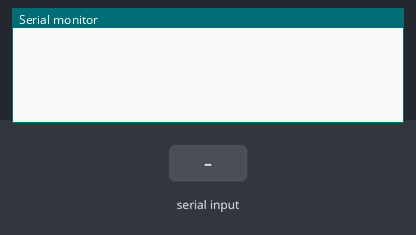
This sketch was run on a simulated Arduino Uno, built with avr-gcc and run on an emulated ATmega328P. Shown: the last lines printed to the serial monitor. The inputs (shaded band) are chosen by the test bench.

Above: at 1.2 s.
1.3 s: byte 30 received over Serial
At 2.5 s:
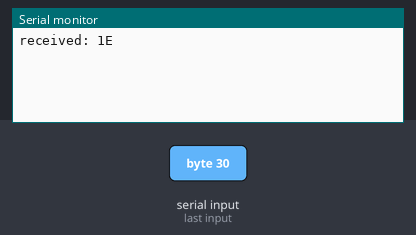
2.8 s: byte 90 received over Serial
At 4.0 s:
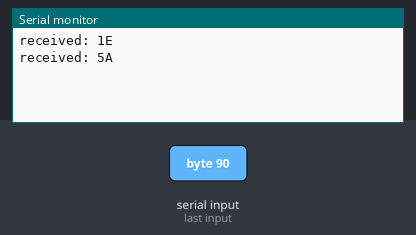
4.3 s: byte 120 received over Serial
At 5.1 s:
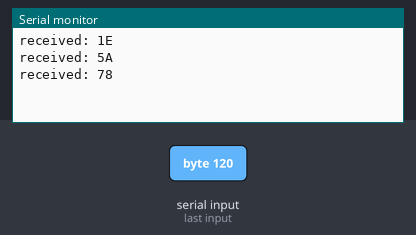

Measured:
- after the input at 1.3 s, the serial monitor: prints a new line at once (image 1)
- after the input at 2.8 s, the serial monitor: prints a new line at once (image 2)
- after the input at 4.3 s, the serial monitor: prints a new line at once (image 3)

The sketch:

TEDMTU.ino
```cpp
int INFILE ();
int processPacket;
int buf =0;
void setup() {
  Serial.begin(1200);
        //HWSERIAL.begin(2400);
}

void loop() {

  {
  if (Serial.available() > 0) {
 int INFILE = Serial.read();
    Serial.print("received: ");
    Serial.println(INFILE, HEX);

  }
 // }
/*int buf 0;

int started = 0;
//int sub processPacket();
int INFILE ();
while (read(INFILE, buf, 1)) {
   int d = ord(buf) ^ 0xff;
  if (d == 0x55 && started == 0) {
    started = 1;
    int a = 0;
  }
  if (started == 1) {
    int data[a] = d;
     int sum += data[a];
   // # printf("0x%02X ", $data[$a]);
    a++;
    if (a >= 11) {
      sum -= data[9];
      sum &= 0xff;
      if (sum == 0) { processPacket(data); }
      started=1;
      a = 0;
    */}
 //}
//}
  }
```
